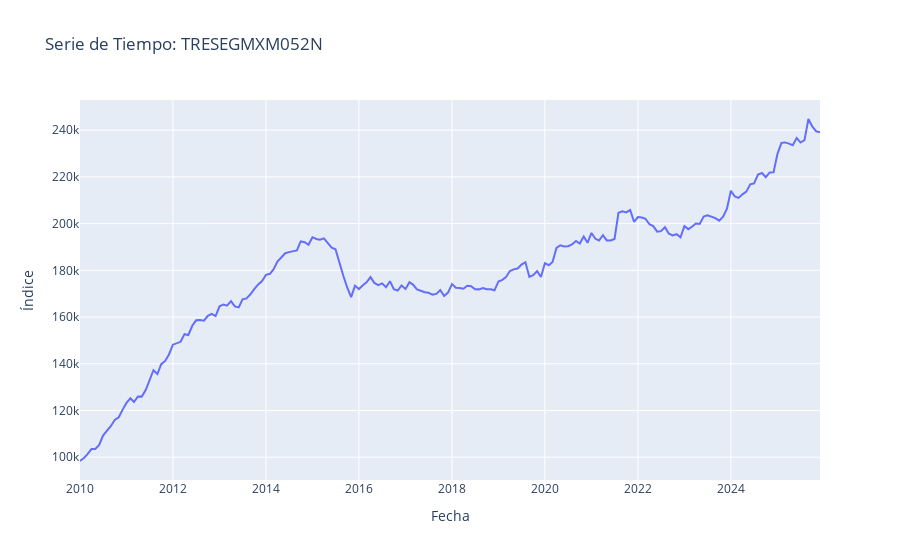

The code cell stored with this chart in its notebook:
### Code cell
try:
    fred = Fred(api_key=API_KEY)

    # Usaremos 'TRESEGMXM052N': Índice de Precios de Vivienda Case-Shiller (S&P)
    # Es una serie muy buena para ver tendencias claras.
    series_id = 'TRESEGMXM052N'
    df = pd.DataFrame(fred.get_series(series_id), columns=['value'])
    df.index.name = 'date'

    # Filtramos datos desde el año 2010 para un análisis más reciente
    df = df[df.index >= '2010-01-01']

    # IMPORTANTE: Establecemos la frecuencia explícita (Mensual - Inicio)
    df.index = pd.DatetimeIndex(df.index).to_period('M').to_timestamp()
    df.index.freq = 'MS'

except Exception as e:
    print(f"Error: {e}")

fig = px.line(df, x=df.index, y='value', title=f'Serie de Tiempo: {series_id}')
fig.update_layout(
    xaxis_title='Fecha',
    yaxis_title='Índice',

)
fig.show()

### Figure 1 — Plotly figure (JSON) as saved in the notebook; plotly's stock layout.template omitted (floating-point values rounded to 4 significant figures; data arrays with more than 128 entries replaced by an {"elided": "..."} marker saying what was removed)
{"data": [{"hovertemplate": "date=%{x}<br>value=%{y}<extra></extra>", "legendgroup": "", "line": {"color": "#636efa", "dash": "solid"}, "marker": {"symbol": "circle"}, "mode": "lines", "name": "", "orientation": "v", "showlegend": false, "type": "scatter", "x": {"elided": "192 str values"}, "xaxis": "x", "y": {"elided": "192 float values"}, "yaxis": "y"}], "layout": {"legend": {"tracegroupgap": 0}, "title": {"text": "Serie de Tiempo: TRESEGMXM052N"}, "xaxis": {"anchor": "y", "domain": [0, 1], "title": {"text": "Fecha"}}, "yaxis": {"anchor": "x", "domain": [0, 1], "title": {"text": "Índice"}}}}
